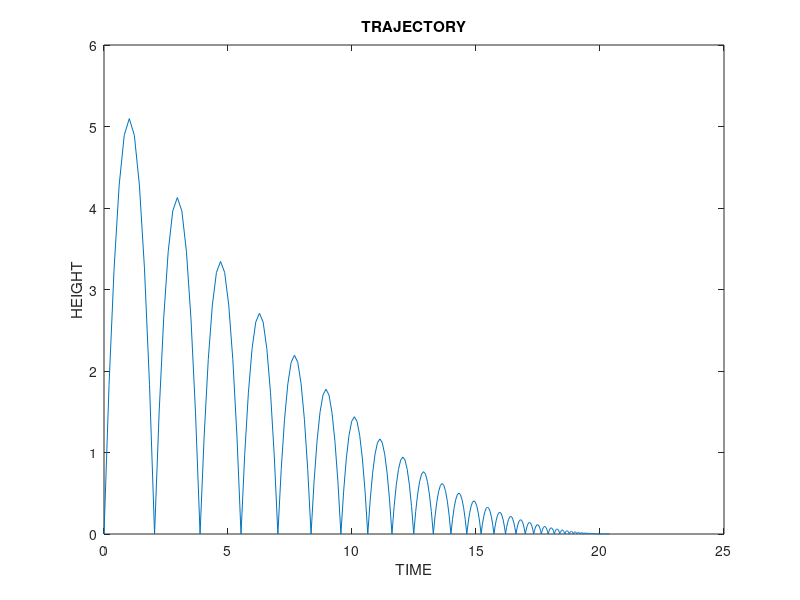
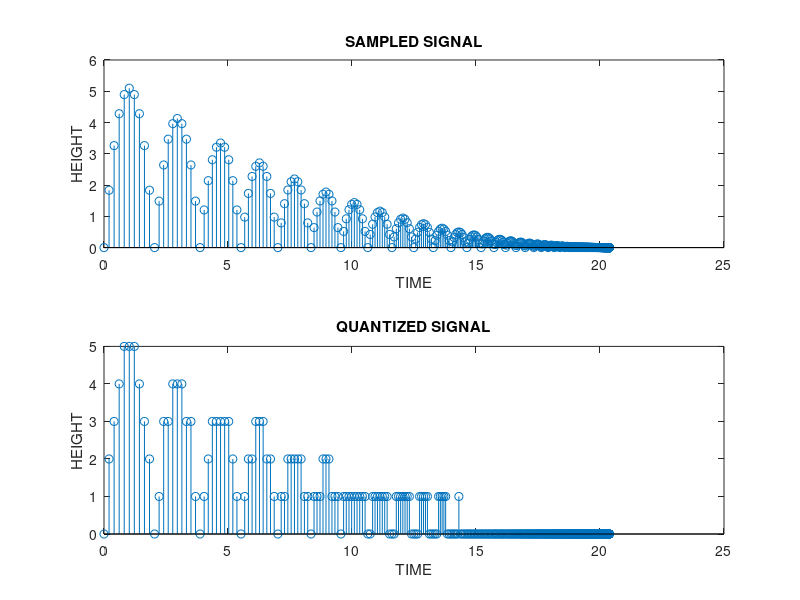

Reproduce these figures in MATLAB, in order.
% Trajectory
clc
clear all
close all %to close all the windows
% Split u into components ux and uy
clearvars; % Clear all variables in the workspace
e = 0.9;   % coefficient of restitution
ux = 1;    % m/s
uy = 10/e; % m/s
g = 9.81;  % m/s^2
x(1) = 0;  % Initializing the vector x
y(1) = 0;  % Initializing the vector x
while uy > 0.01
    xref = x(end);
    uy = uy * e;%coefficient of restitution is given by ratio of velocity of seperation and approach 
    tf = 2.0 * uy / g; % time of flight back to the ground using v = u + at
    dt = tf / 10;      % time increment, taking 20 steps
    t = 0;
% Loop as long as t < tf
    while t < tf
        t = t + dt;
        if((uy - 0.5 * g * t) * t > -0.000001)%negative velocity implies under the ground but physically we can visualize till v=0
            x(end + 1) = ux * t + xref;%x axis position after every collision
            y(end + 1) = (uy - 0.5 * g * t) * t;%height to which the ball hass bounced after the collision
            if(y(end) < 0) y(end) = 0; end
        end
    end
end
figure(1)
plot(x,y)
title('TRAJECTORY');
xlabel('TIME');
ylabel('HEIGHT');
% Quantization
n1=2;
L=2^n1;
xmax=4.5;
xmin=0.5;
del=(xmax-xmin)/L;%step size
partition=xmin:del:xmax;			% definition of decision lines
codebook=xmin-(del/2):del:xmax+(del/2);    % definition of representation levels
[index,quants]=quantiz(y,partition,codebook); 	
% gives rounded off values of the samples
figure(2)
subplot(2,1,1)
stem(x,y)
title('SAMPLED SIGNAL');
xlabel('TIME');
ylabel('HEIGHT');
subplot(2,1,2)
stem(x,quants);
title('QUANTIZED SIGNAL');
xlabel('TIME');
ylabel('HEIGHT');
